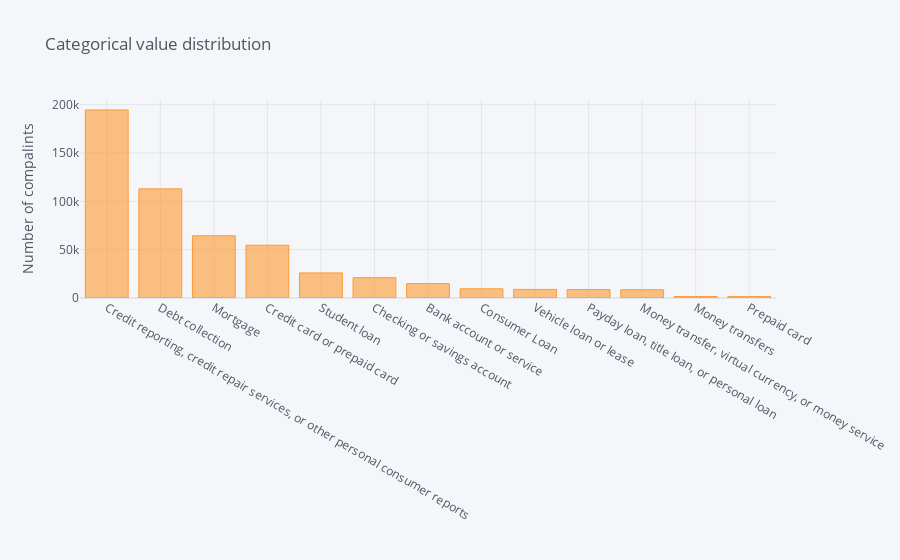

The notebook cell saved with this chart:
### Markdown cell above
Now we have 13 labels after consolidation and lets plot the above in bar graph:

### Code cell
import plotly
import cufflinks as cf
cf.go_offline()
cf.set_config_file(offline=False, world_readable=False)
df['Product'].value_counts().sort_values(ascending=False).iplot(kind='bar',yTitle='Number of compalints',title='Categorical value distribution')

### Figure 1 — Plotly figure (JSON) as saved in the notebook; plotly's stock layout.template omitted (floating-point values rounded to 4 significant figures)
{"data": [{"marker": {"color": "rgba(255, 153, 51, 0.6)", "line": {"color": "rgba(255, 153, 51, 1.0)", "width": 1}}, "name": "Product", "orientation": "v", "text": "", "type": "bar", "x": ["Credit reporting, credit repair services, or other personal consumer reports", "Debt collection", "Mortgage", "Credit card or prepaid card", "Student loan", "Checking or savings account", "Bank account or service", "Consumer Loan", "Vehicle loan or lease", "Payday loan, title loan, or personal loan", "Money transfer, virtual currency, or money service", "Money transfers", "Prepaid card"], "y": [194578, 112896, 64352, 54609, 25948, 21022, 14885, 9473, 8903, 8779, 8554, 1497, 1450]}], "layout": {"legend": {"bgcolor": "#F5F6F9", "font": {"color": "#4D5663"}}, "paper_bgcolor": "#F5F6F9", "plot_bgcolor": "#F5F6F9", "title": {"font": {"color": "#4D5663"}, "text": "Categorical value distribution"}, "xaxis": {"gridcolor": "#E1E5ED", "showgrid": true, "tickfont": {"color": "#4D5663"}, "title": {"font": {"color": "#4D5663"}, "text": ""}, "zerolinecolor": "#E1E5ED"}, "yaxis": {"gridcolor": "#E1E5ED", "showgrid": true, "tickfont": {"color": "#4D5663"}, "title": {"font": {"color": "#4D5663"}, "text": "Number of compalints"}, "zerolinecolor": "#E1E5ED"}}}
